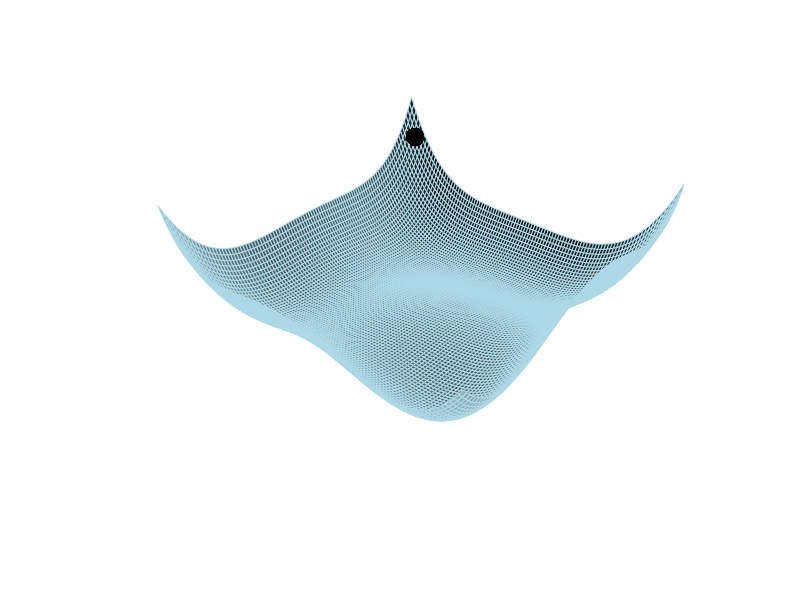
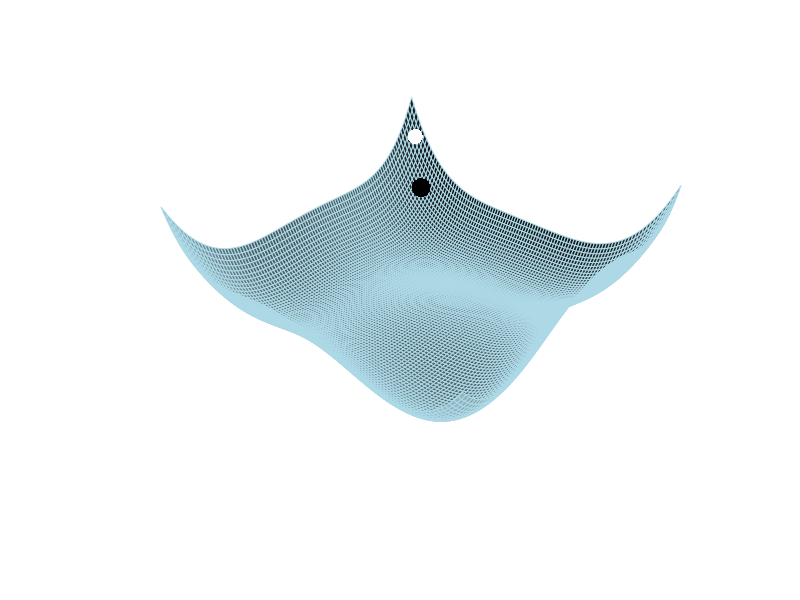
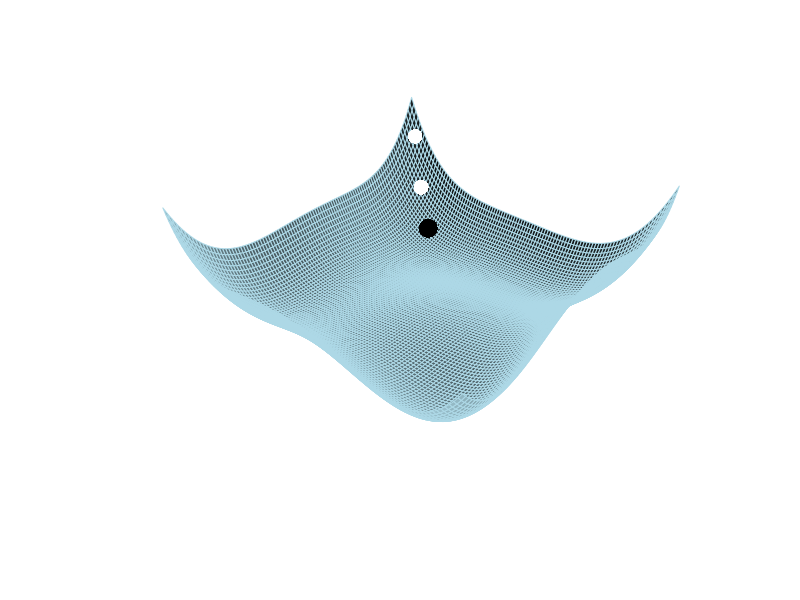
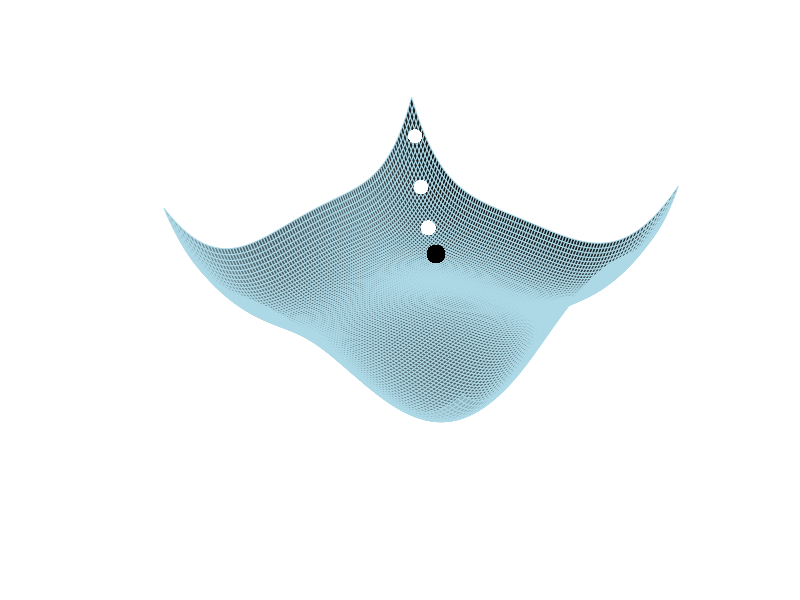
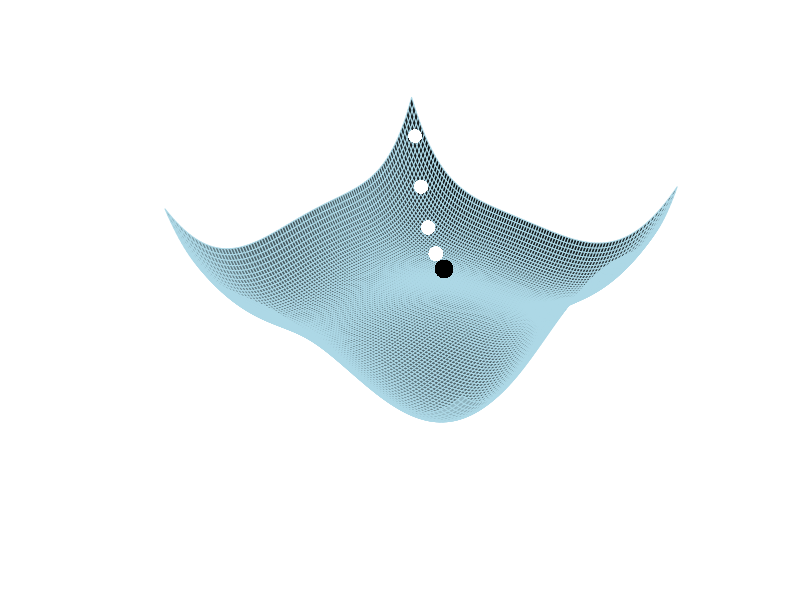
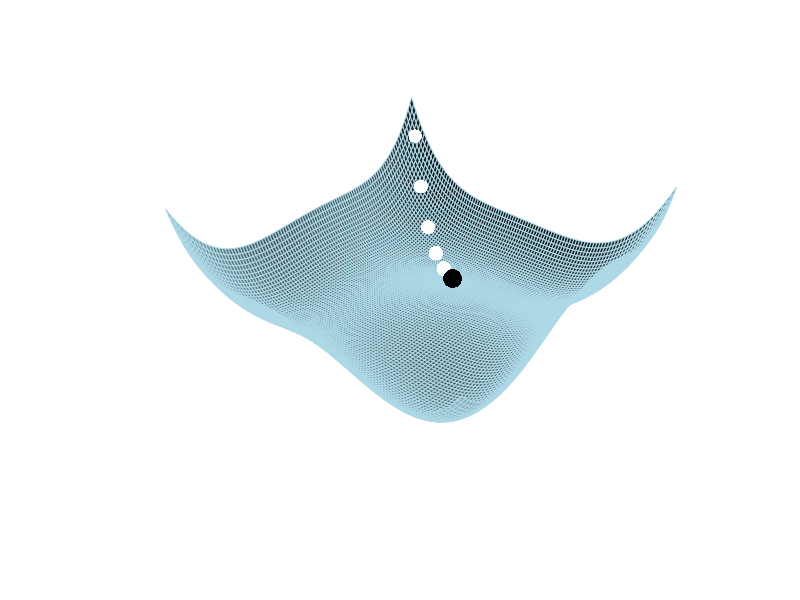
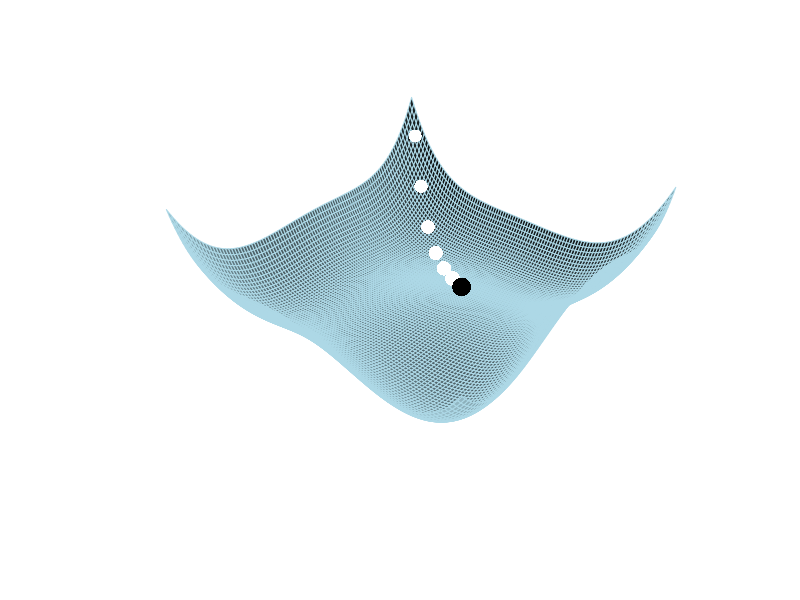
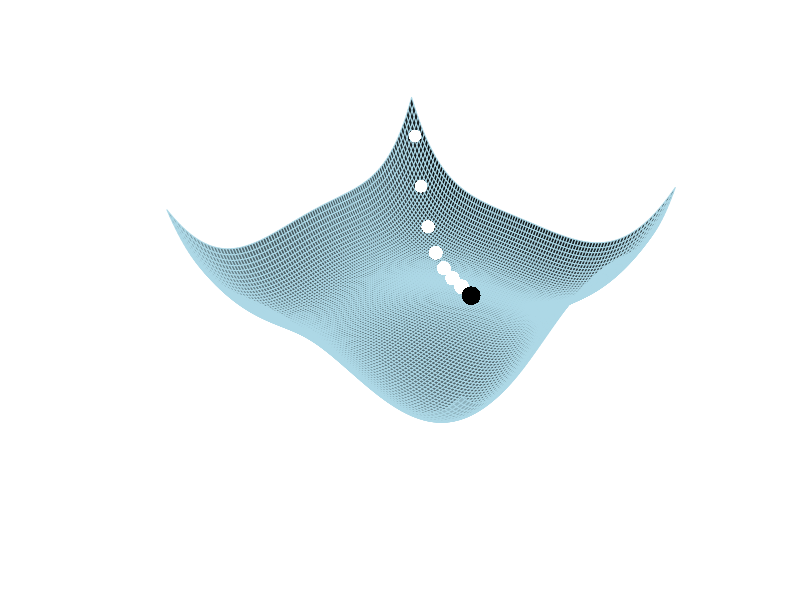

Recreate these plots in R, in order. (Note: this script raises an error after producing the figures.)
library(tidyverse)
library(stringr)
library(glue)

# video specs ----
video_name = "gd-with-momentum2"
height = 1080
framerate = 29
duration_in_sec = 10

# gradient descent ----
learning_rate <- 5e-04
x_val <- 6
y_val <- 6

# momentum terms, if applicable
apply_momentum = TRUE
beta = 0.95
vdx = 0
vdy = 0

# video generation settings ----
verbose = TRUE
plot_naming = "plot_%03d"

# video specs auto calculated ----
width = height*(16/9)
num_iter <- duration_in_sec*framerate
dir_name = str_c('frames_', video_name)
len = num_iter

# directory settings ----
if (!dir.exists(dir_name)) { dir.create(dir_name) }

# test function ----
f <- function(x, y) {
    (x^2 + y - 11)^2 + (x + y^2 - 7)^2 
  }

# domains of test function ----
x <- seq(-6, 6, length = 100)
y <- x
z <- outer(x, y, f)

# partial derivatives of test test function ----
dx <- function(x, y) {
    4 * x^3 - 4 * x * y - 42 * x + 4 * x * y - 14
  }

dy <- function(x, y) {
    4 * y^3 + 2 * x^2 - 26 * y + 4 * x * y - 22
  }

# initialize gd steps
updates_x <- vector("numeric", length = num_iter)
updates_y <- vector("numeric", length = num_iter)
updates_z <- vector("numeric", length = num_iter)

for (i in 1:num_iter) {
  
  if(apply_momentum) {
    # momentum terms: vdx and vdy
    vdx = beta * vdx + dx(x_val, y_val)
    vdy = beta * vdy + dy(x_val, y_val)  
  } else {
    # without momentum
    x_val <- x_val - learning_rate * dx(x_val, y_val)
    y_val <- y_val - learning_rate * dy(x_val, y_val)
  }
    
  # updates
  x_val <- x_val - learning_rate * vdx
  y_val <- y_val - learning_rate * vdy
  z_val <- f(x_val, y_val)
  updates_x[i] <- x_val
  updates_y[i] <- y_val
  updates_z[i] <- z_val
}


# animation ----

for (i in seq_len(len)) {
  
  # verbose 
  if (as.logical(verbose)) cat(sprintf("\rGenerating plot %d/%d...", i,  len), file = stderr())
  
  # plot the surface
  plot_name <- sprintf(plot_naming, i)
  png(glue('{dir_name}/{plot_name}.png'), width = width, height = height)
  
  plt <- persp(x, y, z, theta = -50 - i * 0.01, 
               phi = 20 + log(i), expand = 0.5, col = "lightblue", 
               border = "lightblue", axes = FALSE, box = FALSE, 
               ltheta = 100, shade = 0.9)
  
  # adding points, representing gradient updates
  n_back = 20
  start_n = i
  
  if (i<n_back) {
    start_n = 1
    point_colors = c(rep("white", i-1), "black")
    point_sizes = c(seq(1, 2, length.out = n_back-1), 2.5)
    point_sizes = tail(point_sizes, i)
    point_transparency = c(seq(from = 0.1, to = 0.9, length.out = n_back-1),1)
    point_transparency = tail(point_transparency)
  } else {
    start_n = i-n_back+1
    point_colors = c(rep("white", n_back-1), "black")
    point_sizes = c(seq(0.1, 2, length.out = n_back-1), 2.5)
    point_transparency = c(seq(from = 0.1, to = 0.9, length.out = n_back-1),1)
  }
  points(
    trans3d(updates_x[start_n:i],
            updates_y[start_n:i], 
            updates_z[start_n:i],
            pmat = plt), pch = 16, cex = point_sizes,
    col = point_colors,
    alpha = point_sizes
    )
  dev.off()
  
}

# verbose for success
if (as.logical(verbose)) cat("done!\n", file = stderr())

# generate the bash command for ffmpeg
cmd <- glue('ffmpeg  -framerate {framerate} -i {dir_name}/{plot_naming}.png -s:v {width}x{height} -c:v libx264 -profile:v high -crf 20 -pix_fmt yuv420p -r 30 {video_name}.mp4')
cmd
